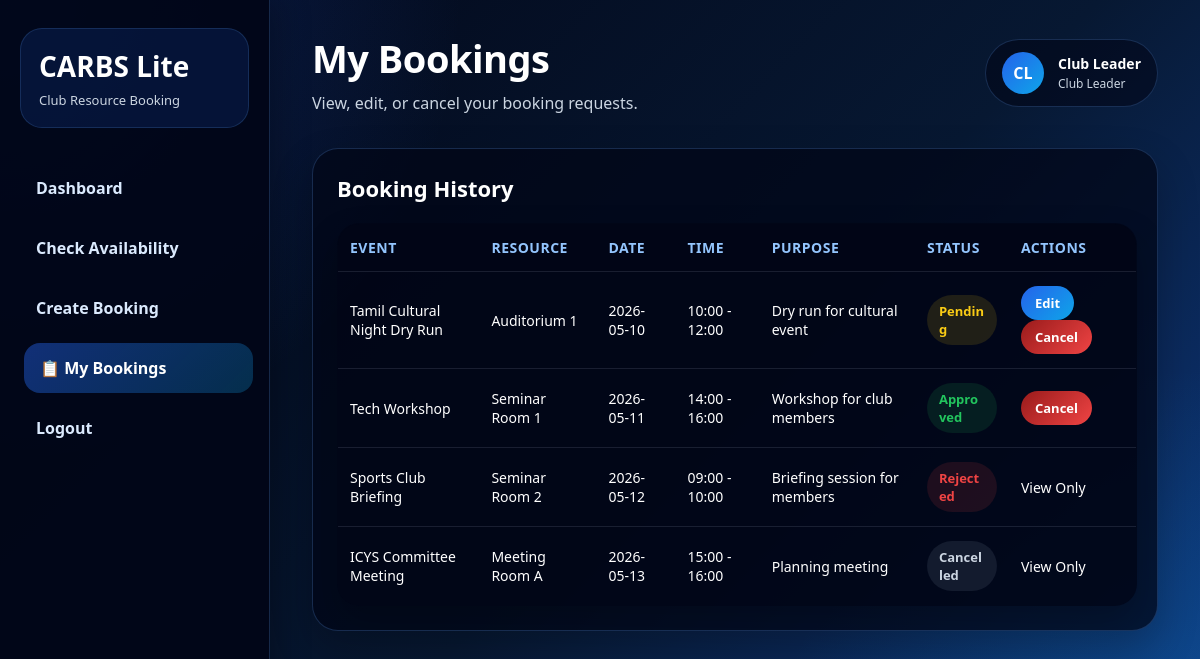
The app's page /my_bookings.php (signed in) with its own data.
### tables this page shows
CREATE TABLE bookings (
    booking_id INT AUTO_INCREMENT PRIMARY KEY,
    user_id INT NOT NULL,
    resource_id INT NOT NULL,
    event_name VARCHAR(150) NOT NULL,
    event_date DATE NOT NULL,
    start_time TIME NOT NULL,
    end_time TIME NOT NULL,
    purpose TEXT,
    status ENUM('pending', 'approved', 'rejected', 'cancelled') DEFAULT 'pending',
    admin_remarks TEXT,
    created_at TIMESTAMP DEFAULT CURRENT_TIMESTAMP,
    FOREIGN KEY (user_id) REFERENCES users(user_id),
    FOREIGN KEY (resource_id) REFERENCES resources(resource_id)
);

CREATE TABLE resources (
    resource_id INT AUTO_INCREMENT PRIMARY KEY,
    resource_name VARCHAR(100) NOT NULL,
    resource_type VARCHAR(50) NOT NULL,
    capacity INT,
    status ENUM('active', 'inactive') DEFAULT 'active'
);

### my_bookings.php (the view, shortened to what this page needs)
<?php
include "db.php";
$user_id = $_SESSION["user_id"];
$sql = "SELECT bookings.*, resources.resource_name
        FROM bookings
        JOIN resources ON bookings.resource_id = resources.resource_id
        WHERE bookings.user_id='$user_id'
        ORDER BY bookings.created_at DESC";
$result = mysqli_query($conn, $sql);
?>
<!DOCTYPE html>
<html>
<head>
    <link rel="stylesheet" type="text/css" href="./style.css?v=80">
</head>
<body>
<div class="app-layout">
    <aside class="sidebar">
        <div class="logo-box">
            <h2>CARBS Lite</h2>
            <p>Club Resource Booking</p>
        </div>
        <nav class="sidebar-menu">
            <a href="club_dashboard.php"> Dashboard</a>
            <a href="availability.php"> Check Availability</a>
            <a href="create_booking.php"> Create Booking</a>
            <a class="active" href="my_bookings.php">📋 My Bookings</a>
            <a href="logout.php"> Logout</a>
        </nav>
    </aside>
    <main class="main-content">
        <div class="topbar">
            <div class="page-title">
                <h1>My Bookings</h1>
                <p>View, edit, or cancel your booking requests.</p>
            </div>
            <div class="profile-box">
                <div class="profile-avatar">CL</div>
                <div class="profile-info">
                    <h4><?php echo $_SESSION["name"]; ?></h4>
                    <p>Club Leader</p>
                </div>
            </div>
        </div>
        <div class="panel">
            <h2>Booking History</h2>
            <table>
                <tr>
                    <th>Event</th>
                    <th>Resource</th>
                    <th>Date</th>
                    <th>Time</th>
                    <th>Purpose</th>
                    <th>Status</th>
                    <th>Actions</th>
                </tr>
                <?php if (mysqli_num_rows($result) > 0) { ?>
                    <?php while ($row = mysqli_fetch_assoc($result)) { ?>
                        <tr>
                            <td><?php echo $row["event_name"]; ?></td>
                            <td><?php echo $row["resource_name"]; ?></td>
                            <td><?php echo $row["event_date"]; ?></td>
                            <td><?php echo substr($row["start_time"], 0, 5) . " - " . substr($row["end_time"], 0, 5); ?></td>
                            <td><?php echo $row["purpose"]; ?></td>
                            <td>
                                <span class="status-<?php echo $row["status"]; ?>">
                                    <?php echo ucfirst($row["status"]); ?>
                                </span>
                            </td>
                            <td>
                                <?php if ($row["status"] == "pending") { ?>
                                    <a class="btn-small" href="edit_booking.php?id=<?php echo $row["booking_id"]; ?>">Edit</a>
                                    <a class="btn-small danger" href="cancel_booking.php?id=<?php echo $row["booking_id"]; ?>">Cancel</a>
                                <?php } elseif ($row["status"] == "approved") { ?>
                                    <a class="btn-small danger" href="cancel_booking.php?id=<?php echo $row["booking_id"]; ?>">Cancel</a>
                                <?php } else { ?>
                                    View Only
                                <?php } ?>
                            </td>
                        </tr>
                    <?php } ?>
                <?php } else { ?>
                    <tr>
                        <td colspan="7">No bookings found.</td>
                    </tr>
                <?php } ?>
            </table>
        </div>
    </main>
</div>
</body>
</html>

### records on screen
bookings: event_name "Tamil Cultural Night Dry Run", resource.resource_name "Auditorium 1", event_date "2026-05-10", start_time "10:00", end_time "12:00", purpose "Dry run for cultural event", status "Pending"
bookings: event_name "Tech Workshop", resource.resource_name "Seminar Room 1", event_date "2026-05-11", start_time "14:00", end_time "16:00", purpose "Workshop for club members", status "Approved"
bookings: event_name "Sports Club Briefing", resource.resource_name "Seminar Room 2", event_date "2026-05-12", start_time "09:00", end_time "10:00", purpose "Briefing session for members", status "Rejected", shows "View Only"
bookings: event_name "ICYS Committee Meeting", resource.resource_name "Meeting Room A", event_date "2026-05-13", start_time "15:00", end_time "16:00", purpose "Planning meeting", status "Cancelled", shows "View Only"

### other values on screen
$_SESSION["name"] "Club Leader"
